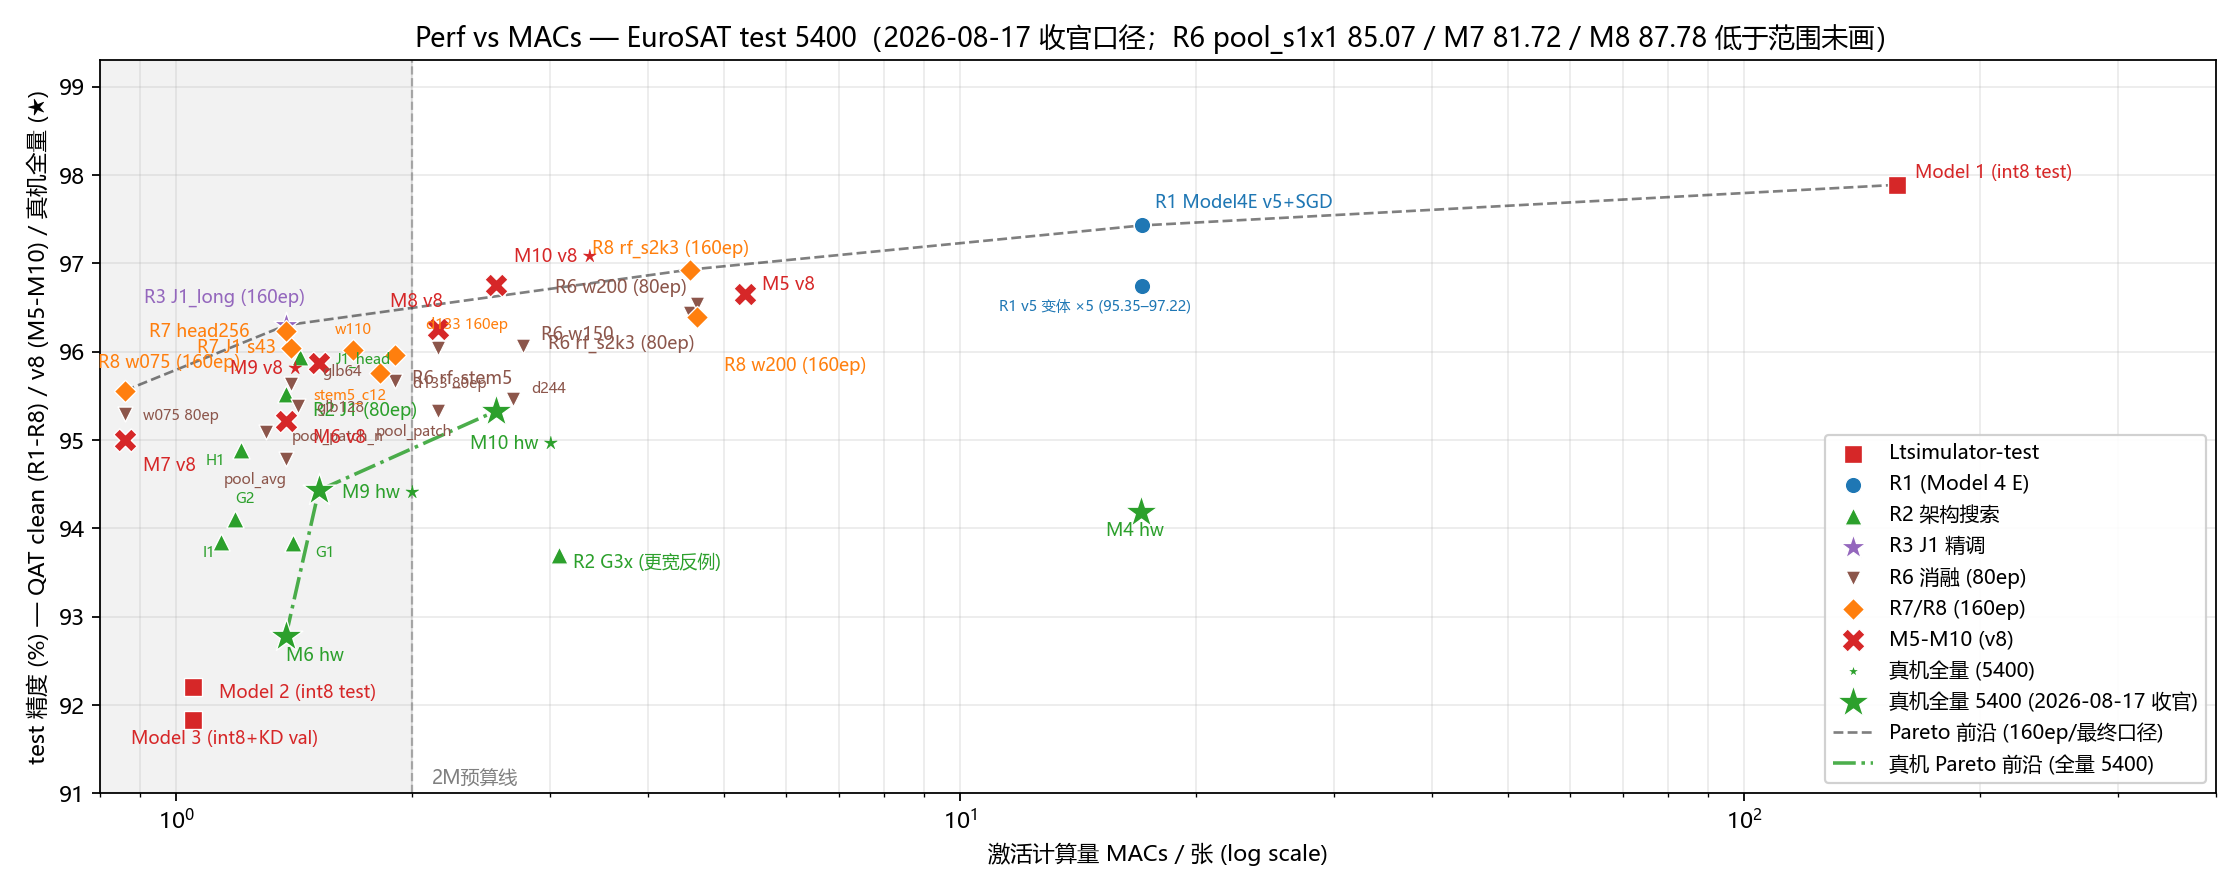

Write Python code to recreate this figure.
# -*- coding: utf-8 -*-
"""Perf (test acc) vs MACs — Ltsimulator-test + auto_research R1/R2/R3/R6/R7/R8 + M5-M10 v8 + 真机全量."""
import matplotlib
matplotlib.use("Agg")
import matplotlib.pyplot as plt

plt.rcParams["font.family"] = ["Microsoft YaHei", "SimHei", "Hiragino Sans GB", "Heiti TC", "Arial Unicode MS", "sans-serif"]
plt.rcParams["axes.unicode_minus"] = False

# (label, MACs in millions, acc %, group, annotation offset[, fontsize])
# 第 6 项可选 fontsize: 消融臂小字号 6.5, 主标签 8
points = [
    # Ltsimulator-test 主工程
    ("Model 1 (int8 test)",        156.6, 97.89, "Ltsimulator-test", (8, 3)),
    ("Model 2 (int8 test)",          1.05, 92.20, "Ltsimulator-test", (12, -5)),
    ("Model 3 (int8+KD val)",        1.05, 91.83, "Ltsimulator-test", (-28, -11)),
    # auto_research R1: Model 4 E, 17.04M, QAT v5 各变体 (test 5400); 5 个未命名变体归并标注
    ("R1 Model4E v5+SGD",           17.04, 97.43, "R1 (Model 4 E)", (6, 8)),
    ("R1 v5 变体 ×5 (95.35–97.22)", 17.04, 96.74, "R1 (Model 4 E)", (-64, -11), 6.5),
    # auto_research R2: 架构搜索 (test 5400); 臂名自 round2/round3 notes
    ("R2 J1 (80ep)",                 1.38, 95.52, "R2 架构搜索", (12, -10)),
    ("J1_head",                      1.44, 95.94, "R2 架构搜索", (16, -3), 6.5),
    ("H1",                           1.21, 94.89, "R2 架构搜索", (-16, -7), 6.5),
    ("G2",                           1.19, 94.11, "R2 架构搜索", (0, 7), 6.5),
    ("I1",                           1.14, 93.85, "R2 架构搜索", (-8, -7), 6.5),
    ("G1",                           1.41, 93.83, "R2 架构搜索", (10, -6), 6.5),
    ("R2 G3x (更宽反例)",             3.08, 93.70, "R2 架构搜索", (6, -6)),
    # auto_research R3: J1 精调 (test 5400)
    ("R3 J1_long (160ep)",           1.38, 96.30, "R3 J1 精调", (-64, 10)),
    # auto_research R6: 消融臂 (80ep, test 5400; pool_s1x1 85.07 超出坐标未画)
    ("w075 80ep",                    0.86, 95.30, "R6 消融 (80ep)", (8, -3), 6.5),
    ("pool_patch_n",                 1.30, 95.09, "R6 消融 (80ep)", (12, -4), 6.5),
    ("pool_avg",                     1.38, 94.78, "R6 消融 (80ep)", (-28, -11), 6.5),
    ("glb64",                        1.40, 95.63, "R6 消融 (80ep)", (14, 4), 6.5),
    ("glb128",                       1.43, 95.39, "R6 消融 (80ep)", (8, -3), 6.5),
    ("d133 80ep",                    1.90, 95.67, "R6 消融 (80ep)", (8, -3), 6.5),
    ("pool_patch",                   2.16, 95.33, "R6 消融 (80ep)", (-28, -11), 6.5),
    ("R6 rf_stem5",                  2.16, 96.04, "R6 消融 (80ep)", (-12, -16)),
    ("d244",                         2.69, 95.46, "R6 消融 (80ep)", (8, 3), 6.5),
    ("R6 w150",                      2.77, 96.06, "R6 消融 (80ep)", (8, 3)),
    ("R6 rf_s2k3 (80ep)",            4.52, 96.44, "R6 消融 (80ep)", (-64, -16)),
    ("R6 w200 (80ep)",               4.62, 96.54, "R6 消融 (80ep)", (-64, 5)),
    # auto_research R7/R8: 160ep 决赛 (test 5400)
    ("R8 w075 (160ep)",              0.86, 95.56, "R7/R8 (160ep)", (-12, 10)),
    ("R7 head256",                   1.40, 96.04, "R7/R8 (160ep)", (-64, 5)),
    ("R7 J1 s43",                    1.38, 96.24, "R7/R8 (160ep)", (-40, -10)),
    ("w110",                         1.68, 96.02, "R7/R8 (160ep)", (-8, 7), 6.5),
    ("stem5_c12",                    1.82, 95.76, "R7/R8 (160ep)", (-30, -12), 6.5),
    ("d133 160ep",                   1.90, 95.96, "R7/R8 (160ep)", (14, 12), 6.5),
    ("R8 rf_s2k3 (160ep)",           4.52, 96.93, "R7/R8 (160ep)", (-44, 7)),
    ("R8 w200 (160ep)",              4.62, 96.39, "R7/R8 (160ep)", (12, -24)),
    # M5-M10 (决赛模型, v8 漂移鲁棒 QAT, test 5400; M9/M10 画部署 seed42 值, 双 seed 为 95.87/95.69 与 96.76/96.56, 2026-08-17 收官)
    ("M7 v8",                       0.86, 95.00, "M5-M10 (v8)", (8, -14)),
    ("M6 v8",                       1.38, 95.22, "M5-M10 (v8)", (12, -10)),
    ("M9 v8 ★",                     1.52, 95.87, "M5-M10 (v8)", (-40, -5)),
    ("M8 v8",                       2.16, 96.26, "M5-M10 (v8)", (-22, 10)),
    ("M10 v8 ★",                    2.56, 96.76, "M5-M10 (v8)", (8, 10)),
    ("M5 v8",                       5.31, 96.65, "M5-M10 (v8)", (8, 2)),
]

# 真机全量 5400 口径（2026-08-17 收官，绿色星形）
# 第 5 项可选 dict: ha/va 控制文字对齐, 使文字起点紧贴自身星
hw_points = [
    ("M7 hw",  0.86, 81.72, (8, -16)),                       # 板端 [0:1800], 低于 ylim 未画
    ("M6 hw",  1.38, 92.78, (0, -11)),
    ("M9 hw ★", 1.52, 94.43, (28, 3), {"ha": "center", "va": "top"}),
    ("M8 hw",  2.16, 87.78, (8, 8)),                          # 低于 ylim 未画
    ("M10 hw ★", 2.56, 95.33, (8, -11), {"ha": "center", "va": "top"}),
    ("M5 hw",  5.31, 90.17, (8, 8)),                          # 低于 ylim 未画
    ("M4 hw", 17.03, 94.19, (-16, -11)),
]

groups = {
    "Ltsimulator-test":  dict(color="#d62728", marker="s", s=70),
    "R1 (Model 4 E)":    dict(color="#1f77b4", marker="o", s=55),
    "R2 架构搜索":        dict(color="#2ca02c", marker="^", s=60),
    "R3 J1 精调":         dict(color="#9467bd", marker="*", s=140),
    "R6 消融 (80ep)":     dict(color="#8c564b", marker="v", s=45),
    "R7/R8 (160ep)":     dict(color="#ff7f0e", marker="D", s=50),
    "M5-M10 (v8)":      dict(color="#d62728", marker="X", s=110),
    "真机全量 (5400)":   dict(color="#2ca02c", marker="*"),
}

fig, ax = plt.subplots(figsize=(14, 5.6))  # 宽幅版: 适配 PPT 预览页右侧 ~2.5:1 区域

for gname, style in groups.items():
    xs = [p[1] for p in points if p[3] == gname and p[2] is not None]
    ys = [p[2] for p in points if p[3] == gname and p[2] is not None]
    ax.scatter(xs, ys, label=gname, zorder=3, edgecolors="white",
               linewidths=0.6, **style)

for p in points:
    label, x, y, gname, off = p[0], p[1], p[2], p[3], p[4]
    fs = p[5] if len(p) > 5 else 8
    if label is None or y is None:
        continue
    ax.annotate(label, (x, y), textcoords="offset points", xytext=off,
                fontsize=fs, color=groups[gname]["color"], zorder=4)

# 真机全量 5400 点（绿色星形；M7 81.72 / M8 87.78 / M5 hw 90.17 低于 ylim 未画）
hw_show = [p for p in hw_points if p[2] >= 91]
ax.scatter([p[1] for p in hw_show], [p[2] for p in hw_show],
           color=groups["真机全量 (5400)"]["color"], marker="*", s=240,
           edgecolors="white", linewidths=0.6, zorder=5,
           label="真机全量 5400 (2026-08-17 收官)")
for p in hw_points:
    label, x, y, off = p[0], p[1], p[2], p[3]
    extra = p[4] if len(p) > 4 else {}
    if y < 91:
        continue
    ax.annotate(label, (x, y), textcoords="offset points", xytext=off,
                fontsize=8, color=groups["真机全量 (5400)"]["color"], zorder=6,
                ha=extra.get("ha", "left"), va=extra.get("va", "baseline"))

# ---- 仅保留数据点 + 点旁文字标注（无箭头/callout，2026-08-20 用户指示）----

# 2M 预算线 + Pareto 前沿 (160ep 口径; Model 2 被 w075 严格支配, 不在前沿上)
ax.axvspan(0.8, 2.0, color="gray", alpha=0.10, zorder=1)
ax.axvline(2.0, color="gray", ls="--", lw=1, alpha=0.6)
ax.text(2.12, 91.1, "2M预算线", fontsize=8.5, color="gray")
pareto = [(0.86, 95.56), (1.38, 96.30), (4.52, 96.93), (17.04, 97.43), (156.6, 97.89)]
ax.plot([p[0] for p in pareto], [p[1] for p in pareto], "k--", lw=1.2,
        alpha=0.5, zorder=2, label="Pareto 前沿 (160ep/最终口径)")
# 真机全量口径帕累托前沿 (2026-08-17 收官): M6 92.78 -> M9 94.43 -> M10 95.33
# (M4 94.19 被 M10 支配、M5/M7/M8 低于 ylim, 均不在前沿上)
hw_pareto = [(1.38, 92.78), (1.52, 94.43), (2.56, 95.33)]
ax.plot([p[0] for p in hw_pareto], [p[1] for p in hw_pareto],
        color="#2ca02c", ls="-.", lw=1.6, alpha=0.85, zorder=2,
        label="真机 Pareto 前沿 (全量 5400)")

ax.set_xscale("log")
ax.set_xlabel("激活计算量 MACs / 张 (log scale)")
ax.set_ylabel("test 精度 (%) — QAT clean (R1-R8) / v8 (M5-M10) / 真机全量 (★)")
ax.set_title("Perf vs MACs — EuroSAT test 5400（2026-08-17 收官口径；R6 pool_s1x1 85.07 / M7 81.72 / M8 87.78 低于范围未画）")
ax.set_xlim(0.8, 400)
ax.set_ylim(91, 99.3)
ax.grid(True, which="both", alpha=0.25)
ax.legend(loc="lower right", fontsize=9, framealpha=0.9)

fig.tight_layout()
out = __file__.replace(".py", ".png")
fig.savefig(out, dpi=160)
print("saved:", out)
